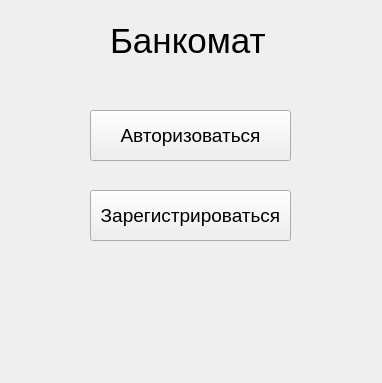
<?xml version="1.0" encoding="UTF-8"?>
<ui version="4.0">
 <class>Form</class>
 <widget class="QWidget" name="Form">
  <property name="geometry">
   <rect>
    <x>0</x>
    <y>0</y>
    <width>382</width>
    <height>383</height>
   </rect>
  </property>
  <property name="windowTitle">
   <string>Form</string>
  </property>
  <widget class="QPushButton" name="reg_2">
   <property name="geometry">
    <rect>
     <x>90</x>
     <y>190</y>
     <width>201</width>
     <height>51</height>
    </rect>
   </property>
   <property name="font">
    <font>
     <pointsize>14</pointsize>
    </font>
   </property>
   <property name="cursor">
    <cursorShape>PointingHandCursor</cursorShape>
   </property>
   <property name="text">
    <string>Зарегистрироваться</string>
   </property>
  </widget>
  <widget class="QPushButton" name="auth_btn">
   <property name="geometry">
    <rect>
     <x>90</x>
     <y>110</y>
     <width>201</width>
     <height>51</height>
    </rect>
   </property>
   <property name="font">
    <font>
     <pointsize>14</pointsize>
    </font>
   </property>
   <property name="cursor">
    <cursorShape>PointingHandCursor</cursorShape>
   </property>
   <property name="text">
    <string>Авторизоваться</string>
   </property>
  </widget>
  <widget class="QLabel" name="label_2">
   <property name="geometry">
    <rect>
     <x>110</x>
     <y>20</y>
     <width>171</width>
     <height>41</height>
    </rect>
   </property>
   <property name="font">
    <font>
     <pointsize>26</pointsize>
    </font>
   </property>
   <property name="text">
    <string>Банкомат</string>
   </property>
  </widget>
 </widget>
 <resources/>
 <connections/>
</ui>
